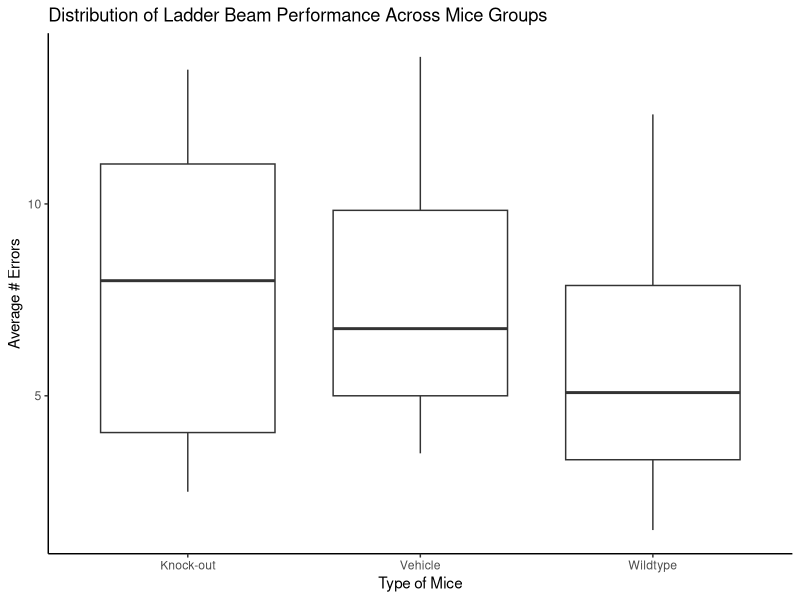

This chart was generated by the following R code:
## ---- chunk 1
library(tidyverse)
library(kableExtra)
library(knitr)
library(dplyr)
library(readr)
library(ggplot2)

post_injury <- read_csv(here::here("data/post_injury.csv"))
## ---- chunk 2
kable(head(post_injury, 10),
      escape = T, caption = "Example of First 10 Rows of Manually Input Data Set Obtained from Ladder Beam Task",
      align = 'l') %>% 
  kable_styling(latex_options = "HOLD_position") %>% 
  row_spec(0, bold = TRUE)
## ---- chunk 3
post_injury %>% 
  mutate(type = case_when(type == "w" ~ "Wildtype", 
                          type == "k" ~ "Knock-out",
                          type == "v" ~ "Vehicle")) %>% 
  ggplot(aes(x = type, y = ave_bad)) + 
  geom_boxplot() + 
  labs(x = "Type of Mice", y = "Average # Errors", title = "Distribution of Ladder Beam Performance Across Mice Groups") + 
  theme_classic()
## ---- chunk 4
covariates <- c("task 1")

giles <- c("100%")
nathan <- c("100%")
alex <- c("100%")
vinh <- c("100%")
owen <- c("100%")

workload_summary <- data.frame(covariates,
                               linebreak(giles),
                               linebreak(nathan), 
                               linebreak(alex),
                               linebreak(vinh),
                               linebreak(owen))
                               
colnames(workload_summary) <- c("Task", "Giles", "Nathan", "Alex", "Vinh", "Owen")

kable(workload_summary, 
      escape = T, 
      caption = "Percentage of workload across group members",
      align = 'l') %>% 
  kable_styling(latex_options = "HOLD_position") %>% 
  row_spec(0, bold = TRUE)
